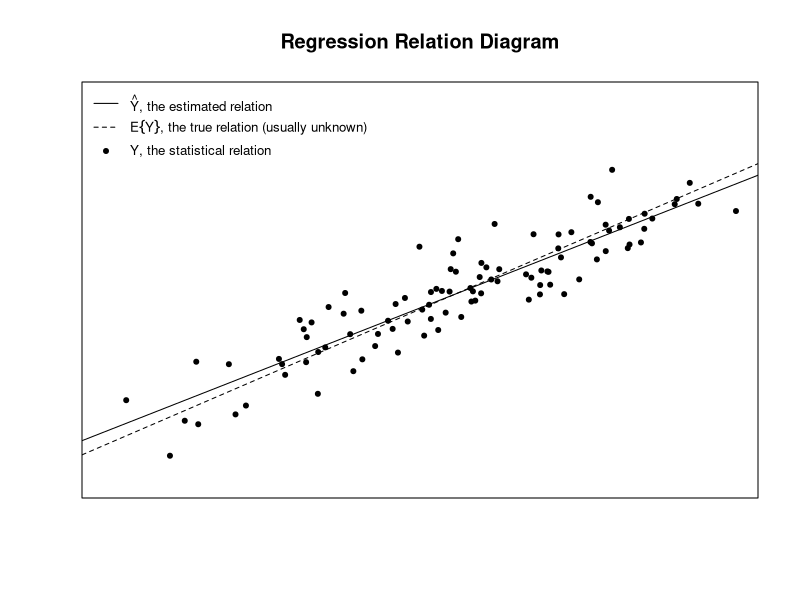
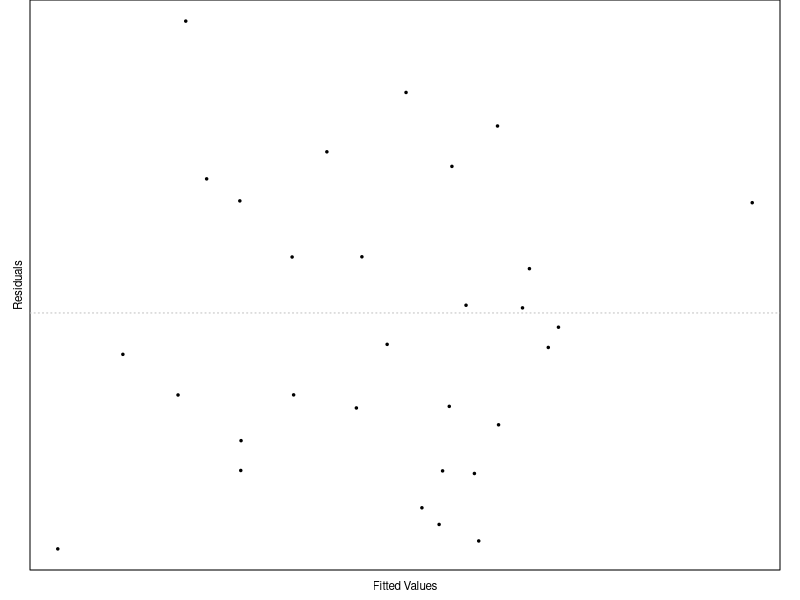
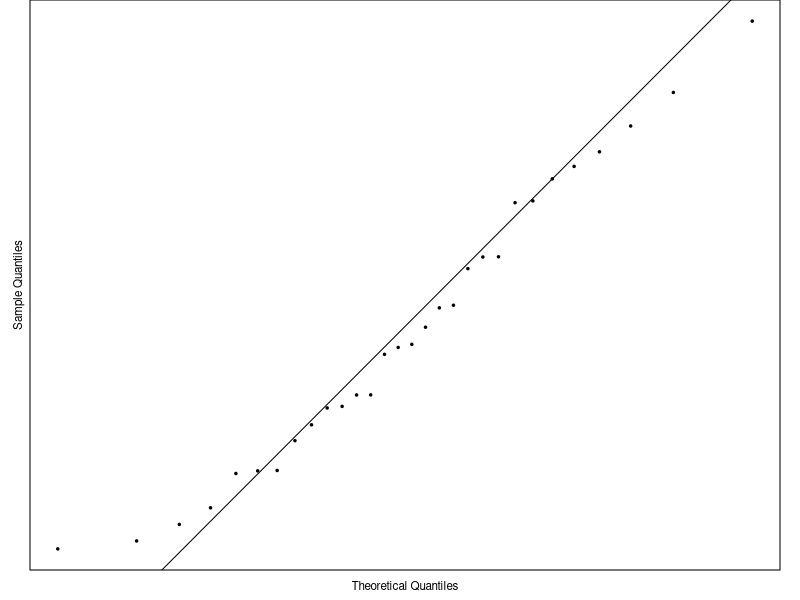
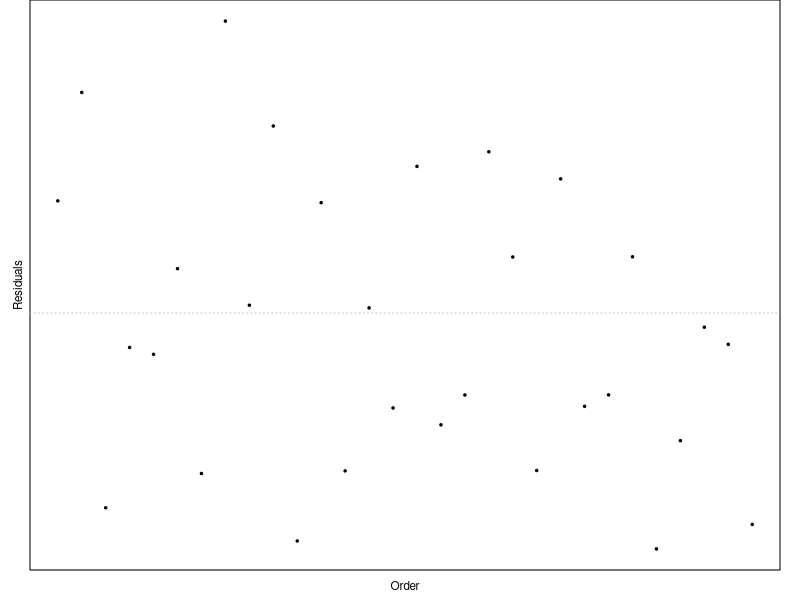
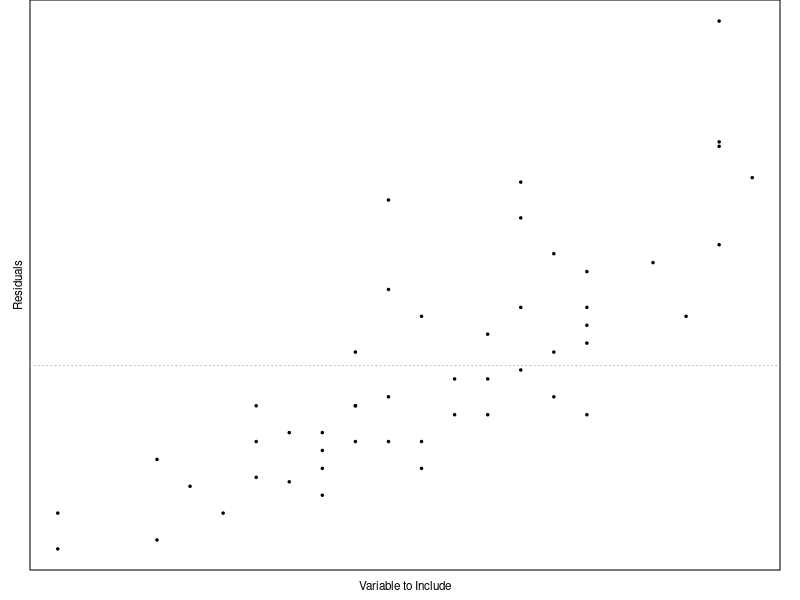

R code for these plots, in order:
## ---- chunk 1
set.seed(6)
beta0 <- 5
beta1 <- 0.8
N <- 100
epsilon <- rnorm(N,sd=0.5)
x <- rbeta(N,5,5)*10 
y <- beta0 + beta1*x + epsilon
plot(x,y, pch=20, xlab="", ylab="", main="Regression Relation Diagram", xaxt='n', yaxt='n', xlim=c(1,8), ylim=c(5,13))
tmp <- legend("topleft", lty=c(1,2,0), legend=c(expression(paste(hat(Y), ", the estimated relation")), expression(paste(E, group("{",Y,"}"), ", the true relation (usually unknown)")), expression(paste(Y, ", the statistical relation"))), bty='n', cex=0.8, y.intersp=1.3)
points(.5*tmp$text$x[1]+.5*tmp$rect$left[1], tmp$text$y[3], pch=20)
abline(beta0,beta1, lty=2)
xylm <- lm(y ~ x)
abline(xylm)
## ---- chunk 2
set.seed(18)
tmp <- rnorm(30)
par(mai=c(.3,.3,0,.2), mgp=c(.2,0,0))
plot(tmp ~ rnorm(30), pch=20, cex=0.5, 
     ylab="Residuals",
     xlab="Fitted Values", xaxt='n', yaxt='n',
     cex.lab = 0.7)
abline(h=0, lty=3, col='gray')
## ---- chunk 3
par(mai=c(.3,.3,0,.2), mgp=c(.2,0,0))
qqnorm(tmp, pch=20, cex=0.5, 
       xaxt='n', yaxt='n',
       cex.lab = 0.7, main="")
qqline(tmp)
## ---- chunk 4
par(mai=c(.3,.3,0,.2), mgp=c(.2,0,0))
plot(tmp, pch=20, cex=0.5, 
       xaxt='n', yaxt='n',
       cex.lab = 0.7, main="", ylab="Residuals", xlab="Order")
abline(h=0, lty=3, col='gray')
## ---- chunk 5
base.lm <- lm(dist ~ 1, data=cars)
par(mai=c(.3,.3,0,.2), mgp=c(.2,0,0))
plot(base.lm$residuals ~ speed, data=cars, pch=20, cex=0.5, 
     ylab="Residuals",
     xlab="Variable to Include", xaxt='n', yaxt='n',
     cex.lab = 0.7)
abline(h=0, lty=3, col='gray')
